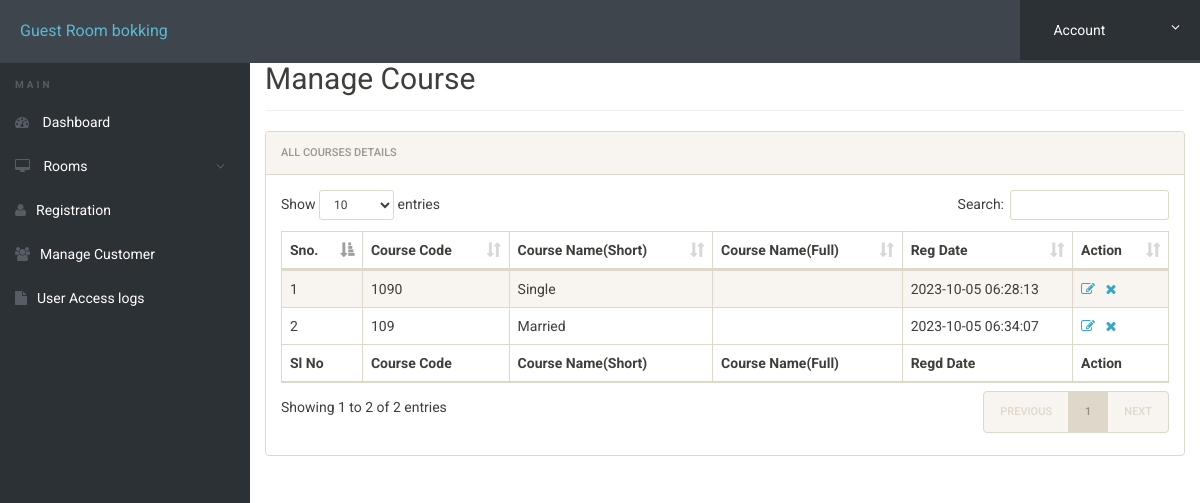
/admin/manage-courses.php (signed in), run on the app's committed database.
### tables this page shows
CREATE TABLE `courses` (
  `id` int(11) NOT NULL,
  `course_code` varchar(255) DEFAULT NULL,
  `course_sn` varchar(255) DEFAULT NULL,
  `course_fn` varchar(255) DEFAULT NULL,
  `posting_date` timestamp NULL DEFAULT current_timestamp()
);

### admin/manage-courses.php (the view, shortened to what this page needs)
<?php
include('includes/config.php');
?>
<!doctype html>
<html lang="en" class="no-js">
<head>
	<link rel="stylesheet" href="css/font-awesome.min.css">
	<link rel="stylesheet" href="css/bootstrap.min.css">
	<link rel="stylesheet" href="css/dataTables.bootstrap.min.css">
	<link rel="stylesheet" href="css/bootstrap-social.css">
	<link rel="stylesheet" href="css/bootstrap-select.css">
	<link rel="stylesheet" href="css/fileinput.min.css">
	<link rel="stylesheet" href="css/awesome-bootstrap-checkbox.css">
	<link rel="stylesheet" href="css/style.css">
</head>
<body>
	<?php include('includes/header.php');?>
	<div class="ts-main-content">
			<?php include('includes/sidebar.php');?>
		<div class="content-wrapper">
			<div class="container-fluid">
				<div class="row">
					<div class="col-md-12">
						<h2 class="page-title" style="margin-top:4%">Manage Course</h2>
						<div class="panel panel-default">
							<div class="panel-heading">All Courses Details</div>
							<div class="panel-body">
								<table id="zctb" class="display table table-striped table-bordered table-hover" cellspacing="0" width="100%">
									<thead>
										<tr>
											<th>Sno.</th>
											<th>Course Code</th>
											<th>Course Name(Short)</th>
											<th>Course Name(Full)</th>
											<th>Reg Date </th>
											<th>Action</th>
										</tr>
									</thead>
									<tfoot>
										<tr>
											<th>Sl No</th>
											<th>Course Code</th>
											<th>Course Name(Short)</th>
											<th>Course Name(Full)</th>
											<th>Regd Date</th>
											<th>Action</th>										</tr>
									</tfoot>
									<tbody>
<?php
$ret="select * from courses";
$stmt= $mysqli->prepare($ret) ;
$stmt->execute() ;
$res=$stmt->get_result();
$cnt=1;
while($row=$res->fetch_object())
	  {
	  	?>
<tr><td><?php echo $cnt;;?></td>
<td><?php echo $row->course_code;?></td>
<td><?php echo $row->course_sn;?></td>
<td><?php echo $row->course_fn;?></td>
<td><?php echo $row->posting_date;?></td>
<td><a href="edit-course.php?id=<?php echo $row->id;?>"><i class="fa fa-edit"></i></a>&nbsp;&nbsp;
<a href="manage-courses.php?del=<?php echo $row->id;?>" onclick="return confirm("Do you want to delete");"><i class="fa fa-close"></i></a></td>
										</tr>
									<?php
$cnt=$cnt+1;
									 } ?>
									</tbody>
								</table>
							</div>
						</div>
					</div>
				</div>
			</div>
		</div>
	</div>
</body>
</html>

### admin/css/style.css (style rules this page uses)
html { font-size: 14px; }
@media only screen and (min-width: 480px) { html { font-size: 17px; } }
@media only screen and (min-width: 768px) { html { font-size: 14px; } }
body { font-size: 1em; }
a { color: #37a6c4; }
.panel { overflow: hidden; }
.page-title { padding-bottom: 15px; margin-bottom: 20px; border-bottom: 1px solid #f0f0f0; }
.ts-main-content .content-wrapper { padding-top: 15px; margin-top: 10px; }
@media only screen and (min-width: 992px) { .ts-main-content .content-wrapper { margin-left: 250px; } }

### data on the page
courses: course_code "1090", course_sn "Single", posting_date "2023-10-05 06:28:13"
courses: course_code "109", course_sn "Married", posting_date "2023-10-05 06:34:07"
